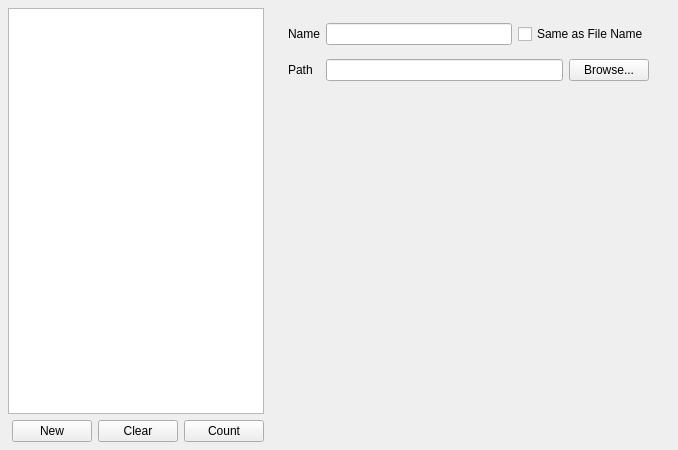
<?xml version="1.0" encoding="UTF-8"?>
<ui version="4.0">
 <class>PictureWidget</class>
 <widget class="QWidget" name="PictureWidget">
  <property name="geometry">
   <rect>
    <x>0</x>
    <y>0</y>
    <width>678</width>
    <height>450</height>
   </rect>
  </property>
  <property name="windowTitle">
   <string>Picture</string>
  </property>
  <layout class="QHBoxLayout" name="horizontalLayout_3" stretch="0,0">
   <property name="sizeConstraint">
    <enum>QLayout::SizeConstraint::SetMinimumSize</enum>
   </property>
   <property name="leftMargin">
    <number>0</number>
   </property>
   <property name="topMargin">
    <number>0</number>
   </property>
   <property name="rightMargin">
    <number>0</number>
   </property>
   <property name="bottomMargin">
    <number>0</number>
   </property>
   <item>
    <layout class="QVBoxLayout" name="pictVList" stretch="0,0">
     <property name="sizeConstraint">
      <enum>QLayout::SizeConstraint::SetMinimumSize</enum>
     </property>
     <property name="leftMargin">
      <number>8</number>
     </property>
     <property name="topMargin">
      <number>8</number>
     </property>
     <property name="rightMargin">
      <number>8</number>
     </property>
     <property name="bottomMargin">
      <number>8</number>
     </property>
     <item>
      <widget class="QListWidget" name="pictList">
       <property name="sizePolicy">
        <sizepolicy hsizetype="MinimumExpanding" vsizetype="Expanding">
         <horstretch>0</horstretch>
         <verstretch>0</verstretch>
        </sizepolicy>
       </property>
      </widget>
     </item>
     <item>
      <layout class="QHBoxLayout" name="pictLButtons">
       <item>
        <spacer name="horizontalSpacer">
         <property name="orientation">
          <enum>Qt::Orientation::Horizontal</enum>
         </property>
         <property name="sizeHint" stdset="0">
          <size>
           <width>40</width>
           <height>20</height>
          </size>
         </property>
        </spacer>
       </item>
       <item>
        <widget class="QPushButton" name="pictLNewButton">
         <property name="maximumSize">
          <size>
           <width>80</width>
           <height>24</height>
          </size>
         </property>
         <property name="text">
          <string>New</string>
         </property>
        </widget>
       </item>
       <item>
        <widget class="QPushButton" name="pictLClearButton">
         <property name="maximumSize">
          <size>
           <width>80</width>
           <height>24</height>
          </size>
         </property>
         <property name="text">
          <string>Clear</string>
         </property>
        </widget>
       </item>
       <item>
        <widget class="QPushButton" name="pictLCountButton">
         <property name="maximumSize">
          <size>
           <width>80</width>
           <height>24</height>
          </size>
         </property>
         <property name="text">
          <string>Count</string>
         </property>
        </widget>
       </item>
      </layout>
     </item>
    </layout>
   </item>
   <item>
    <widget class="QWidget" name="widget" native="true">
     <property name="sizePolicy">
      <sizepolicy hsizetype="Expanding" vsizetype="Expanding">
       <horstretch>0</horstretch>
       <verstretch>0</verstretch>
      </sizepolicy>
     </property>
     <property name="minimumSize">
      <size>
       <width>400</width>
       <height>450</height>
      </size>
     </property>
     <property name="baseSize">
      <size>
       <width>800</width>
       <height>400</height>
      </size>
     </property>
     <widget class="QWidget" name="gridLayoutWidget">
      <property name="geometry">
       <rect>
        <x>10</x>
        <y>15</y>
        <width>361</width>
        <height>76</height>
       </rect>
      </property>
      <layout class="QGridLayout" name="gridLayout">
       <item row="0" column="0">
        <widget class="QLabel" name="label_2">
         <property name="text">
          <string>Name</string>
         </property>
        </widget>
       </item>
       <item row="1" column="0">
        <widget class="QLabel" name="label_3">
         <property name="text">
          <string>Path</string>
         </property>
        </widget>
       </item>
       <item row="0" column="1">
        <layout class="QHBoxLayout" name="horizontalLayout_4">
         <item>
          <widget class="QLineEdit" name="nameLineEdit"/>
         </item>
         <item>
          <widget class="QCheckBox" name="nameSameFileCheckBox">
           <property name="text">
            <string>Same as File Name</string>
           </property>
          </widget>
         </item>
        </layout>
       </item>
       <item row="1" column="1">
        <layout class="QHBoxLayout" name="horizontalLayout_6">
         <item>
          <widget class="QLineEdit" name="pathLineReadOnly">
           <property name="readOnly">
            <bool>true</bool>
           </property>
          </widget>
         </item>
         <item>
          <widget class="QPushButton" name="pathBrowseButton">
           <property name="text">
            <string>Browse...</string>
           </property>
          </widget>
         </item>
        </layout>
       </item>
      </layout>
     </widget>
    </widget>
   </item>
  </layout>
 </widget>
 <resources/>
 <connections/>
</ui>
